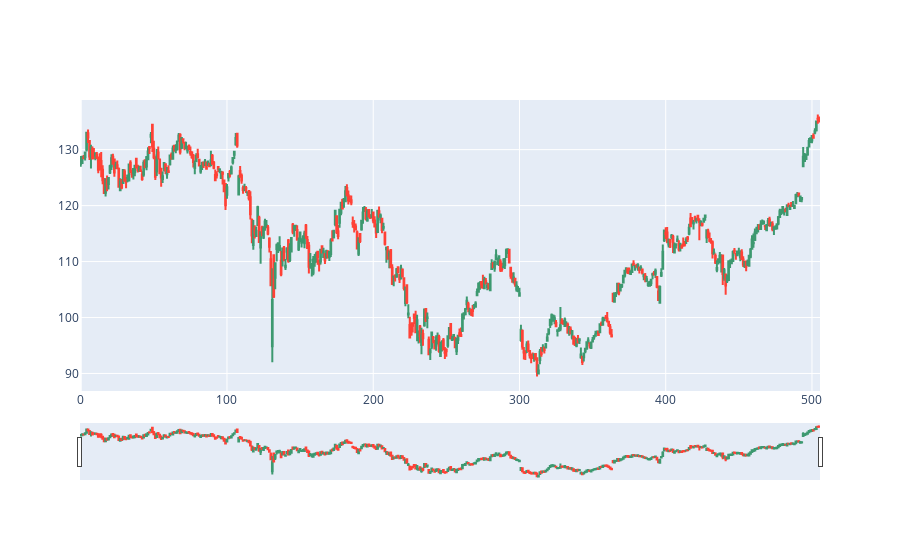

Notebook cell for this chart:
### Markdown cell above
## Visualize the data with plotly

https://plotly.com/python/candlestick-charts/

### Code cell
import plotly.graph_objects as go

import pandas as pd

df = pd.read_csv('https://raw.githubusercontent.com/plotly/datasets/master/finance-charts-apple.csv')

fig = go.Figure(data=[go.Candlestick(x=df.index,
                open=df['AAPL.Open'],
                high=df['AAPL.High'],
                low=df['AAPL.Low'],
                close=df['AAPL.Close'])])

fig.show()

### Figure 1 — Plotly figure (JSON) as saved in the notebook; plotly's stock layout.template omitted (floating-point values rounded to 4 significant figures; data arrays with more than 128 entries replaced by an {"elided": "..."} marker saying what was removed)
{"data": [{"close": {"elided": "506 float values"}, "high": {"elided": "506 float values"}, "low": {"elided": "506 float values"}, "open": {"elided": "506 float values"}, "type": "candlestick", "x": {"elided": "506 int values"}}], "layout": {}}
